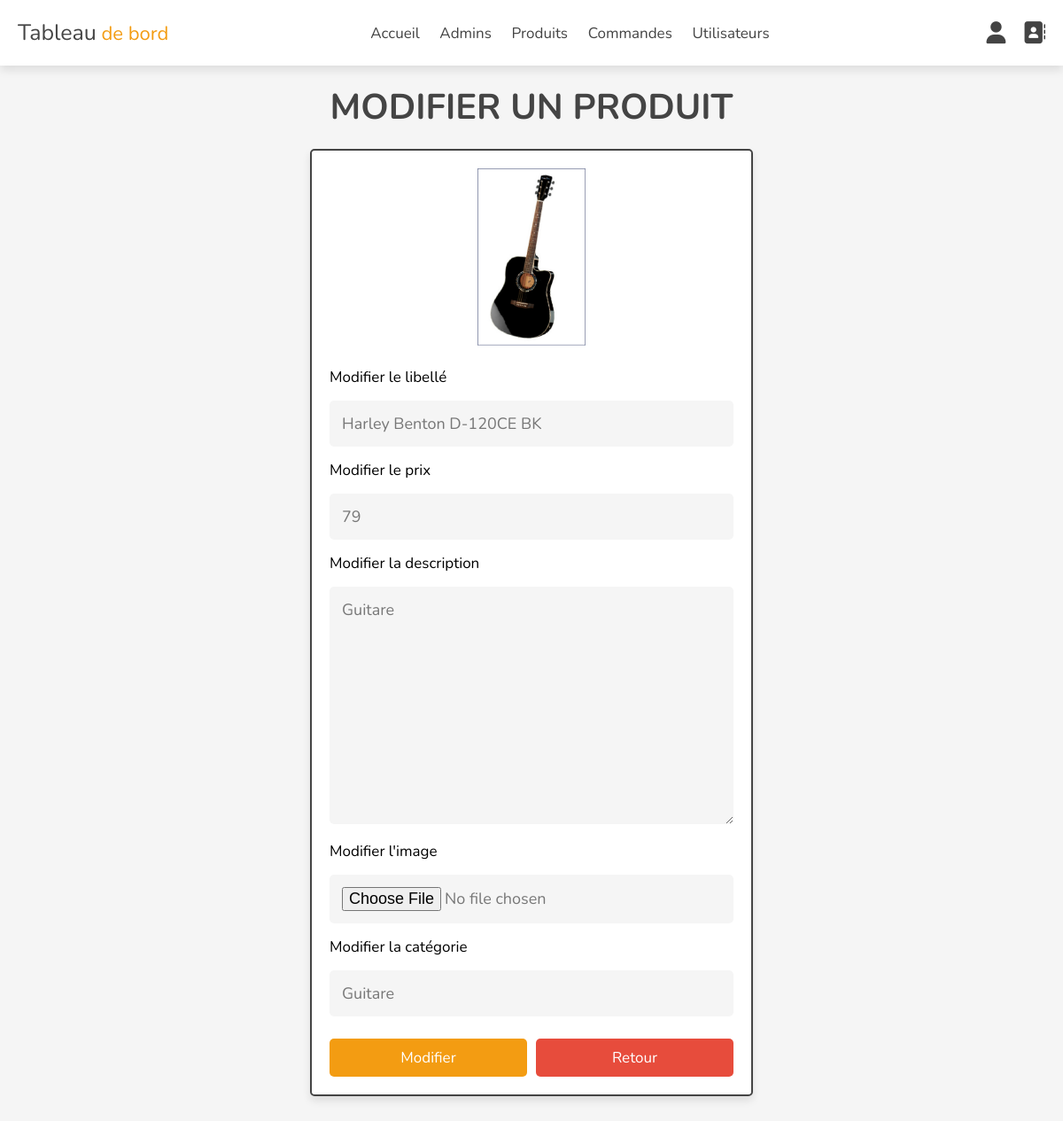
The app's page /admin/update_product.php?update=10 (signed in), older data.
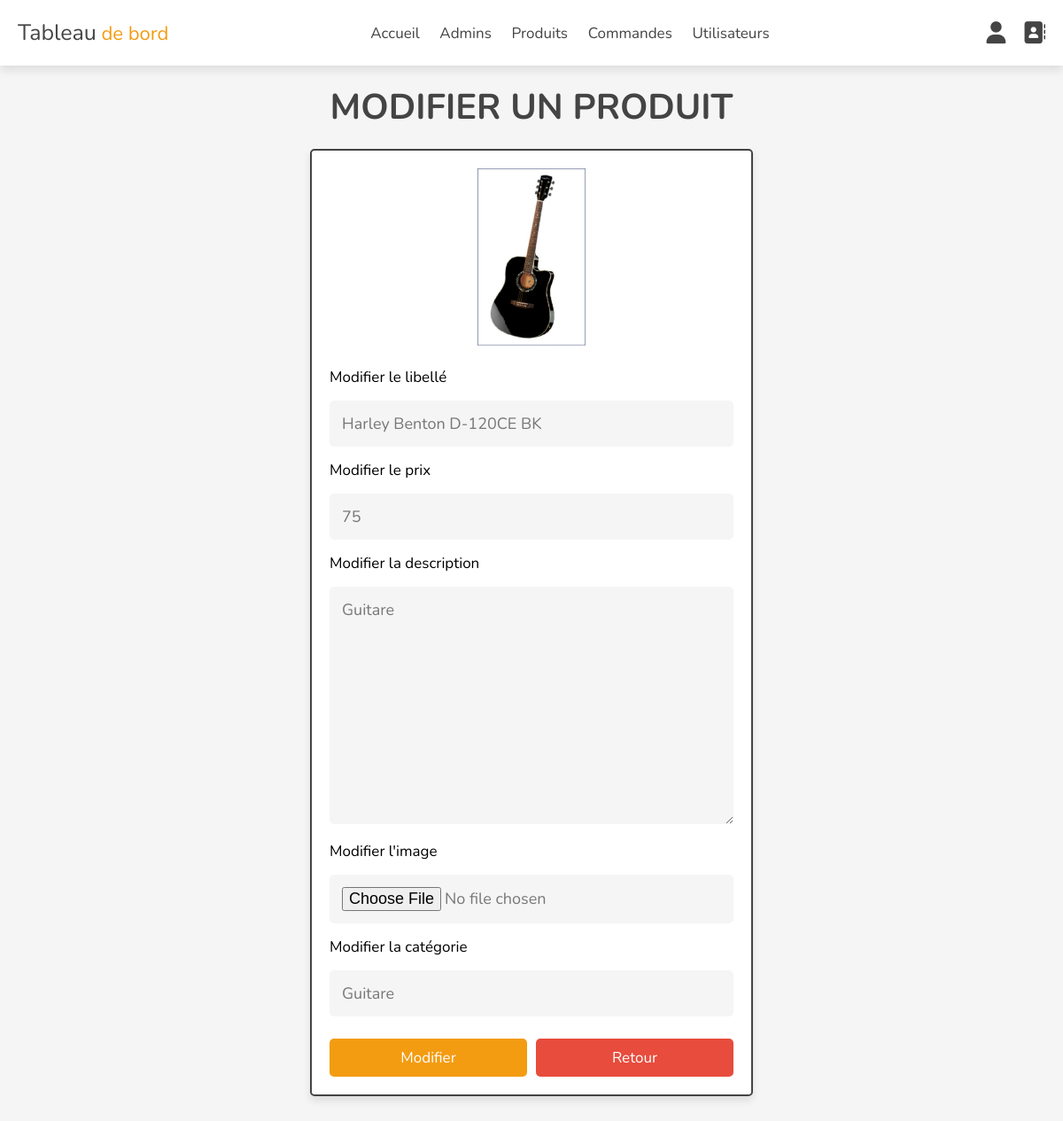
The same page, newer data.
### tables this page shows
CREATE TABLE `products` (
  `id` int(100) NOT NULL,
  `libelle` varchar(100) NOT NULL,
  `details` varchar(500) NOT NULL,
  `prix` int(10) NOT NULL,
  `image` varchar(100) NOT NULL,
  `categorie` varchar(100) NOT NULL
);

### admin/update_product.php (the view, shortened to what this page needs)
<?php
include '../components/connect.php';
?>
<!DOCTYPE html>
<html lang="en">
<head>
   <link rel="stylesheet" href="https://cdnjs.cloudflare.com/ajax/libs/font-awesome/6.1.1/css/all.min.css">
   <link rel="stylesheet" href="assets/css/admin_style.css">
</head>
<body>
   <?php include '../components/admin_header.php'; ?>
   <section class="update-product">
      <h1 class="heading">Modifier un produit</h1>
      <?php
      $update_id = $_GET['update'];
      $select_products = $conn->prepare("SELECT * FROM `products` WHERE id = ?");
      $select_products->execute([$update_id]);
      if ($select_products->rowCount() > 0) {
         while ($fetch_products = $select_products->fetch(PDO::FETCH_ASSOC)) {
      ?>
            <form action="" method="post" enctype="multipart/form-data">
               <div class="image-container">
                  <div class="main-image">
                     <img src="assets/images/<?= $fetch_products['image']; ?>" alt="">
                  </div>
               </div>
               <span>Modifier le libellé</span>
               <input type="text" name="libelle" required class="box" maxlength="100" placeholder="Libellé" value="<?= $fetch_products['libelle']; ?>">
               <span>Modifier le prix</span>
               <input type="number" name="prix" required class="box" min="0" max="9999999999" placeholder="Prix" value="<?= $fetch_products['prix']; ?>">
               <span>Modifier la description</span>
               <textarea name="details" class="box" required cols="30" rows="10"><?= $fetch_products['details']; ?></textarea>
               <span>Modifier l'image</span>
               <input type="file" name="image" accept="image/jpg, image/jpeg, image/png, image/webp" class="box">
               <span>Modifier la catégorie</span>
               <input type="text" name="categorie" class="box" value="<?= $fetch_products['categorie']; ?>">
               <div class="flex-btn">
                  <input type="submit" name="update" class="option-btn" value="Modifier">
                  <a href="products.php" class="delete-btn">Retour</a>
               </div>
            </form>
      <?php
         }
      } else {
         echo '<p class="empty">Aucun produits !</p>';
      }
      ?>
   </section>
</body>
</html>

Row changes from the older to the newer data that the page shows:
changed products "Harley Benton D-120CE BK": prix "79" → "75"
